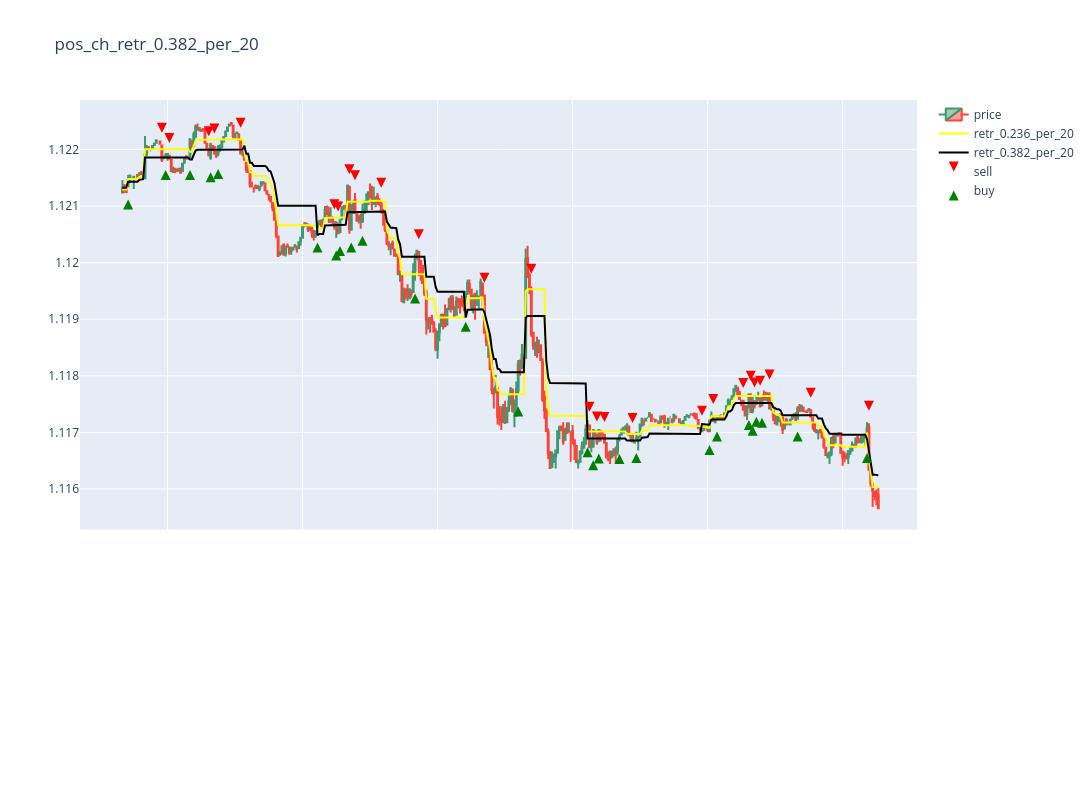

This figure's notebook cell:
### Code cell
df_plot=fib.data.iloc[:400].copy()
        

        

y_color_sell=df_plot[df_plot['pos_ch_retr_0.382_per_20']==-1]['h']*1.0002
y_color_sell_index=df_plot[df_plot['pos_ch_retr_0.382_per_20']==-1].index
y_color_buy=df_plot[df_plot['pos_ch_retr_0.382_per_20']==1]['l']*0.9998
y_color_buy_index=df_plot[df_plot['pos_ch_retr_0.382_per_20']==1].index



figure = make_subplots(rows=2, cols=1, row_heights=[0.7,0.3], shared_xaxes=True,vertical_spacing=0.01)
figure.update_layout(height=800, width=1200, title_text='pos_ch_retr_0.382_per_20')


figure.add_trace(go.Candlestick(x=df_plot.index,
                                open=df_plot['o'],
                                high=df_plot['h'],
                                low=df_plot['l'],
                                close=df_plot['c'],
                                name='price'), row=1, col=1)

figure.add_trace(go.Scatter(x=df_plot.index,y=df_plot["retr_0.236_per_20"],mode='lines',line_color='yellow',name="retr_0.236_per_20"),col=1,row=1 )
figure.add_trace(go.Scatter(x=df_plot.index,y=df_plot["retr_0.382_per_20"],mode='lines',line_color='black',name="retr_0.382_per_20"),col=1,row=1 )
figure.add_trace(go.Scatter(x=y_color_sell_index, y=y_color_sell, mode='markers', marker_symbol='arrow-down', marker_color='red', name='sell', marker_size=10), col=1, row=1)
figure.add_trace(go.Scatter(x=y_color_buy_index, y=y_color_buy, mode='markers', marker_symbol='arrow-up', marker_color='green', name='buy', marker_size=10), col=1, row=1)




figure.update_layout(xaxis_rangeslider_visible=False)
figure.update_xaxes(
rangebreaks=[
    dict(bounds=["sat", "mon"])]
)
figure.show()

### Figure 1 — Plotly figure (JSON) as saved in the notebook; plotly's stock layout.template omitted (floating-point values rounded to 4 significant figures; data arrays with more than 128 entries replaced by an {"elided": "..."} marker saying what was removed)
{"data": [{"close": {"elided": "400 float values"}, "high": {"elided": "400 float values"}, "low": {"elided": "400 float values"}, "name": "price", "open": {"elided": "400 float values"}, "type": "candlestick", "x": {"elided": "400 str values"}, "xaxis": "x", "yaxis": "y"}, {"line": {"color": "yellow"}, "mode": "lines", "name": "retr_0.236_per_20", "type": "scatter", "x": {"elided": "400 str values"}, "xaxis": "x", "y": {"elided": "400 float values"}, "yaxis": "y"}, {"line": {"color": "black"}, "mode": "lines", "name": "retr_0.382_per_20", "type": "scatter", "x": {"elided": "400 str values"}, "xaxis": "x", "y": {"elided": "400 float values"}, "yaxis": "y"}, {"marker": {"color": "red", "size": 10, "symbol": "arrow-down"}, "mode": "markers", "name": "sell", "type": "scatter", "x": ["2020-01-01T23:45:00+00:00", "2020-01-02T00:05:00+00:00", "2020-01-02T01:50:00+00:00", "2020-01-02T02:05:00+00:00", "2020-01-02T03:15:00+00:00", "2020-01-02T07:25:00+00:00", "2020-01-02T07:35:00+00:00", "2020-01-02T08:05:00+00:00", "2020-01-02T08:20:00+00:00", "2020-01-02T09:30:00+00:00", "2020-01-02T11:10:00+00:00", "2020-01-02T14:05:00+00:00", "2020-01-02T16:10:00+00:00", "2020-01-02T18:45:00+00:00", "2020-01-02T19:05:00+00:00", "2020-01-02T19:25:00+00:00", "2020-01-02T20:40:00+00:00", "2020-01-02T23:45:00+00:00", "2020-01-03T00:15:00+00:00", "2020-01-03T01:35:00+00:00", "2020-01-03T01:55:00+00:00", "2020-01-03T02:05:00+00:00", "2020-01-03T02:20:00+00:00", "2020-01-03T02:45:00+00:00", "2020-01-03T04:35:00+00:00", "2020-01-03T07:10:00+00:00"], "xaxis": "x", "y": [1.122, 1.122, 1.122, 1.122, 1.122, 1.121, 1.121, 1.122, 1.121, 1.121, 1.12, 1.12, 1.12, 1.117, 1.117, 1.117, 1.117, 1.117, 1.118, 1.118, 1.118, 1.118, 1.118, 1.118, 1.118, 1.117], "yaxis": "y"}, {"marker": {"color": "green", "size": 10, "symbol": "arrow-up"}, "mode": "markers", "name": "buy", "type": "scatter", "x": ["2020-01-01T22:15:00+00:00", "2020-01-01T23:55:00+00:00", "2020-01-02T01:00:00+00:00", "2020-01-02T01:55:00+00:00", "2020-01-02T02:15:00+00:00", "2020-01-02T06:40:00+00:00", "2020-01-02T07:30:00+00:00", "2020-01-02T07:40:00+00:00", "2020-01-02T08:10:00+00:00", "2020-01-02T08:40:00+00:00", "2020-01-02T11:00:00+00:00", "2020-01-02T13:15:00+00:00", "2020-01-02T15:35:00+00:00", "2020-01-02T18:40:00+00:00", "2020-01-02T18:55:00+00:00", "2020-01-02T19:10:00+00:00", "2020-01-02T20:05:00+00:00", "2020-01-02T20:50:00+00:00", "2020-01-03T00:05:00+00:00", "2020-01-03T00:25:00+00:00", "2020-01-03T01:50:00+00:00", "2020-01-03T02:00:00+00:00", "2020-01-03T02:10:00+00:00", "2020-01-03T02:25:00+00:00", "2020-01-03T04:00:00+00:00", "2020-01-03T07:05:00+00:00"], "xaxis": "x", "y": [1.121, 1.122, 1.122, 1.122, 1.122, 1.12, 1.12, 1.12, 1.12, 1.12, 1.119, 1.119, 1.117, 1.117, 1.117, 1.117, 1.117, 1.117, 1.117, 1.117, 1.117, 1.117, 1.117, 1.117, 1.117, 1.117], "yaxis": "y"}], "layout": {"height": 800, "title": {"text": "pos_ch_retr_0.382_per_20"}, "width": 1200, "xaxis": {"anchor": "y", "domain": [0, 1], "matches": "x2", "rangebreaks": [{"bounds": ["sat", "mon"]}], "rangeslider": {"visible": false}, "showticklabels": false}, "xaxis2": {"anchor": "y2", "domain": [0, 1], "rangebreaks": [{"bounds": ["sat", "mon"]}]}, "yaxis": {"anchor": "x", "domain": [0.307, 1]}, "yaxis2": {"anchor": "x2", "domain": [0, 0.297]}}}
